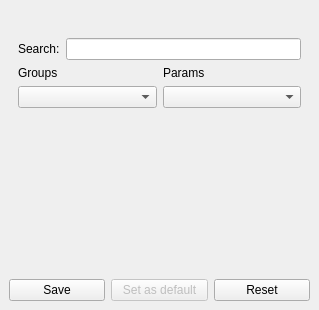
<?xml version="1.0" encoding="UTF-8"?>
<ui version="4.0">
 <class>WinFilter</class>
 <widget class="QDockWidget" name="WinFilter">
  <property name="windowModality">
   <enum>Qt::NonModal</enum>
  </property>
  <property name="geometry">
   <rect>
    <x>0</x>
    <y>0</y>
    <width>319</width>
    <height>310</height>
   </rect>
  </property>
  <property name="minimumSize">
   <size>
    <width>319</width>
    <height>310</height>
   </size>
  </property>
  <property name="features">
   <set>QDockWidget::AllDockWidgetFeatures</set>
  </property>
  <property name="windowTitle">
   <string>Param</string>
  </property>
  <widget class="QWidget" name="Filter">
   <layout class="QGridLayout" name="gridLayout_3">
    <item row="0" column="0">
     <widget class="QFrame" name="frame">
      <property name="maximumSize">
       <size>
        <width>16777215</width>
        <height>150</height>
       </size>
      </property>
      <property name="frameShape">
       <enum>QFrame::NoFrame</enum>
      </property>
      <property name="frameShadow">
       <enum>QFrame::Raised</enum>
      </property>
      <layout class="QGridLayout" name="gridLayout">
       <item row="2" column="0">
        <layout class="QHBoxLayout" name="horizontalLayout_2">
         <item>
          <layout class="QVBoxLayout" name="verticalLayout_3">
           <item>
            <widget class="QLabel" name="label_3">
             <property name="text">
              <string>Groups</string>
             </property>
            </widget>
           </item>
           <item>
            <widget class="QComboBox" name="cb_group"/>
           </item>
          </layout>
         </item>
         <item>
          <layout class="QVBoxLayout" name="verticalLayout_2">
           <item>
            <widget class="QLabel" name="label_2">
             <property name="sizePolicy">
              <sizepolicy hsizetype="Maximum" vsizetype="Preferred">
               <horstretch>0</horstretch>
               <verstretch>0</verstretch>
              </sizepolicy>
             </property>
             <property name="text">
              <string>Params</string>
             </property>
            </widget>
           </item>
           <item>
            <widget class="QComboBox" name="cb_filter_param">
             <property name="sizePolicy">
              <sizepolicy hsizetype="Minimum" vsizetype="Fixed">
               <horstretch>0</horstretch>
               <verstretch>0</verstretch>
              </sizepolicy>
             </property>
            </widget>
           </item>
          </layout>
         </item>
        </layout>
       </item>
       <item row="1" column="0">
        <layout class="QHBoxLayout" name="horizontalLayout">
         <property name="sizeConstraint">
          <enum>QLayout::SetDefaultConstraint</enum>
         </property>
         <item>
          <widget class="QLabel" name="label">
           <property name="sizePolicy">
            <sizepolicy hsizetype="Maximum" vsizetype="Maximum">
             <horstretch>0</horstretch>
             <verstretch>0</verstretch>
            </sizepolicy>
           </property>
           <property name="text">
            <string>Search:</string>
           </property>
          </widget>
         </item>
         <item>
          <widget class="QLineEdit" name="txt_search"/>
         </item>
        </layout>
       </item>
       <item row="0" column="0">
        <widget class="QLabel" name="lbl_param_name">
         <property name="sizePolicy">
          <sizepolicy hsizetype="Preferred" vsizetype="Maximum">
           <horstretch>0</horstretch>
           <verstretch>0</verstretch>
          </sizepolicy>
         </property>
         <property name="text">
          <string/>
         </property>
        </widget>
       </item>
       <item row="3" column="0">
        <widget class="QLabel" name="lbl_doc">
         <property name="text">
          <string/>
         </property>
        </widget>
       </item>
      </layout>
     </widget>
    </item>
    <item row="1" column="0">
     <widget class="QScrollArea" name="scroll_area">
      <property name="frameShape">
       <enum>QFrame::NoFrame</enum>
      </property>
      <property name="widgetResizable">
       <bool>true</bool>
      </property>
      <widget class="QWidget" name="test">
       <property name="geometry">
        <rect>
         <x>0</x>
         <y>0</y>
         <width>301</width>
         <height>73</height>
        </rect>
       </property>
       <layout class="QVBoxLayout" name="verticalLayout">
        <item>
         <layout class="QVBoxLayout" name="layout_params">
          <property name="spacing">
           <number>6</number>
          </property>
          <property name="sizeConstraint">
           <enum>QLayout::SetMinimumSize</enum>
          </property>
         </layout>
        </item>
       </layout>
      </widget>
     </widget>
    </item>
    <item row="2" column="0">
     <layout class="QHBoxLayout" name="horizontalLayout_3">
      <item>
       <widget class="QPushButton" name="saveButton">
        <property name="text">
         <string>Save</string>
        </property>
       </widget>
      </item>
      <item>
       <widget class="QPushButton" name="defaultButton">
        <property name="enabled">
         <bool>false</bool>
        </property>
        <property name="text">
         <string>Set as default</string>
        </property>
       </widget>
      </item>
      <item>
       <widget class="QPushButton" name="resetButton">
        <property name="enabled">
         <bool>true</bool>
        </property>
        <property name="text">
         <string>Reset</string>
        </property>
       </widget>
      </item>
     </layout>
    </item>
   </layout>
  </widget>
 </widget>
 <resources/>
 <connections/>
</ui>
